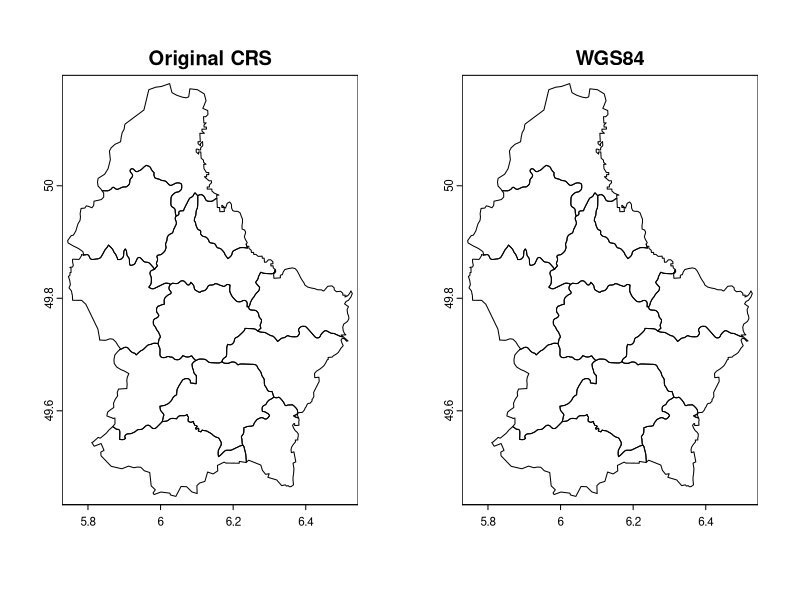

Here is the R script that generated this plot:
# Geospatial Analysis with R
# Coordinate reference systems
# Adapted original teaching example

library(terra)
v <- vect(system.file("ex/lux.shp", package = "terra"))
crs(v)
# Transform the geometry to WGS 84 longitude/latitude
v_ll <- project(v, "EPSG:4326")
print(ext(v_ll))
par(mfrow = c(1, 2))
plot(v, main = "Original CRS")
plot(v_ll, main = "WGS84")
